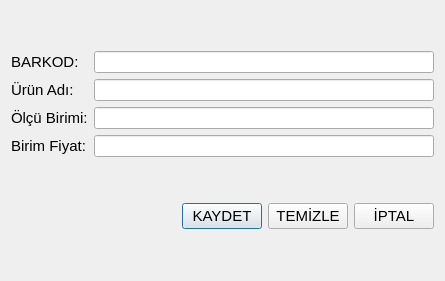
<?xml version="1.0" encoding="UTF-8"?>
<ui version="4.0">
 <class>MUUrunBilgileriFormu</class>
 <widget class="QDialog" name="MUUrunBilgileriFormu">
  <property name="geometry">
   <rect>
    <x>0</x>
    <y>0</y>
    <width>445</width>
    <height>281</height>
   </rect>
  </property>
  <property name="windowTitle">
   <string>Ürün Bilgileri</string>
  </property>
  <layout class="QVBoxLayout" name="verticalLayout">
   <item>
    <layout class="QGridLayout" name="gridLayout" rowstretch="1,1,1,1">
     <item row="1" column="1">
      <widget class="QLineEdit" name="lineEdit_3"/>
     </item>
     <item row="2" column="0">
      <widget class="QLabel" name="lblOlcubirimi">
       <property name="font">
        <font>
         <pointsize>11</pointsize>
        </font>
       </property>
       <property name="text">
        <string>Ölçü Birimi:</string>
       </property>
      </widget>
     </item>
     <item row="1" column="0">
      <widget class="QLabel" name="lblUrunadi">
       <property name="font">
        <font>
         <pointsize>11</pointsize>
        </font>
       </property>
       <property name="text">
        <string>Ürün Adı:</string>
       </property>
      </widget>
     </item>
     <item row="2" column="1">
      <widget class="QLineEdit" name="lineEdit_5"/>
     </item>
     <item row="3" column="0">
      <widget class="QLabel" name="lblBirimFiyat">
       <property name="font">
        <font>
         <pointsize>11</pointsize>
        </font>
       </property>
       <property name="text">
        <string>Birim Fiyat:</string>
       </property>
      </widget>
     </item>
     <item row="0" column="0">
      <widget class="QLabel" name="lblBarkod">
       <property name="font">
        <font>
         <pointsize>11</pointsize>
        </font>
       </property>
       <property name="text">
        <string>BARKOD:</string>
       </property>
      </widget>
     </item>
     <item row="3" column="1">
      <widget class="QLineEdit" name="lineEdit_4"/>
     </item>
     <item row="0" column="1">
      <widget class="QLineEdit" name="lineEdit_2"/>
     </item>
    </layout>
   </item>
   <item>
    <layout class="QHBoxLayout" name="horizontalLayout">
     <item>
      <spacer name="horizontalSpacer">
       <property name="orientation">
        <enum>Qt::Horizontal</enum>
       </property>
       <property name="sizeHint" stdset="0">
        <size>
         <width>40</width>
         <height>20</height>
        </size>
       </property>
      </spacer>
     </item>
     <item>
      <widget class="QPushButton" name="pushButton">
       <property name="font">
        <font>
         <pointsize>11</pointsize>
        </font>
       </property>
       <property name="text">
        <string>KAYDET</string>
       </property>
       <property name="icon">
        <iconset>
         <normaloff>C:/Users/emrec/Desktop/iconpool/Save.png</normaloff>C:/Users/emrec/Desktop/iconpool/Save.png</iconset>
       </property>
       <property name="default">
        <bool>true</bool>
       </property>
      </widget>
     </item>
     <item>
      <widget class="QPushButton" name="pushButton_3">
       <property name="font">
        <font>
         <pointsize>11</pointsize>
        </font>
       </property>
       <property name="text">
        <string>TEMİZLE</string>
       </property>
       <property name="icon">
        <iconset>
         <normaloff>C:/Users/emrec/Desktop/iconpool/Clear.png</normaloff>C:/Users/emrec/Desktop/iconpool/Clear.png</iconset>
       </property>
       <property name="default">
        <bool>false</bool>
       </property>
      </widget>
     </item>
     <item>
      <widget class="QPushButton" name="pushButton_2">
       <property name="font">
        <font>
         <pointsize>11</pointsize>
        </font>
       </property>
       <property name="text">
        <string>İPTAL</string>
       </property>
       <property name="icon">
        <iconset>
         <normaloff>C:/Users/emrec/Desktop/iconpool/cross.png</normaloff>C:/Users/emrec/Desktop/iconpool/cross.png</iconset>
       </property>
       <property name="default">
        <bool>false</bool>
       </property>
       <property name="flat">
        <bool>false</bool>
       </property>
      </widget>
     </item>
    </layout>
   </item>
  </layout>
 </widget>
 <resources/>
 <connections>
  <connection>
   <sender>pushButton</sender>
   <signal>clicked()</signal>
   <receiver>MUUrunBilgileriFormu</receiver>
   <slot>accept()</slot>
   <hints>
    <hint type="sourcelabel">
     <x>176</x>
     <y>250</y>
    </hint>
    <hint type="destinationlabel">
     <x>20</x>
     <y>255</y>
    </hint>
   </hints>
  </connection>
  <connection>
   <sender>pushButton_2</sender>
   <signal>clicked()</signal>
   <receiver>MUUrunBilgileriFormu</receiver>
   <slot>reject()</slot>
   <hints>
    <hint type="sourcelabel">
     <x>350</x>
     <y>251</y>
    </hint>
    <hint type="destinationlabel">
     <x>56</x>
     <y>262</y>
    </hint>
   </hints>
  </connection>
  <connection>
   <sender>pushButton_3</sender>
   <signal>clicked()</signal>
   <receiver>lineEdit_2</receiver>
   <slot>clear()</slot>
   <hints>
    <hint type="sourcelabel">
     <x>301</x>
     <y>251</y>
    </hint>
    <hint type="destinationlabel">
     <x>244</x>
     <y>44</y>
    </hint>
   </hints>
  </connection>
  <connection>
   <sender>pushButton_3</sender>
   <signal>clicked()</signal>
   <receiver>lineEdit_3</receiver>
   <slot>clear()</slot>
   <hints>
    <hint type="sourcelabel">
     <x>287</x>
     <y>248</y>
    </hint>
    <hint type="destinationlabel">
     <x>317</x>
     <y>90</y>
    </hint>
   </hints>
  </connection>
  <connection>
   <sender>pushButton_3</sender>
   <signal>clicked()</signal>
   <receiver>lineEdit_5</receiver>
   <slot>clear()</slot>
   <hints>
    <hint type="sourcelabel">
     <x>285</x>
     <y>238</y>
    </hint>
    <hint type="destinationlabel">
     <x>285</x>
     <y>148</y>
    </hint>
   </hints>
  </connection>
  <connection>
   <sender>pushButton_3</sender>
   <signal>clicked()</signal>
   <receiver>lineEdit_4</receiver>
   <slot>clear()</slot>
   <hints>
    <hint type="sourcelabel">
     <x>298</x>
     <y>246</y>
    </hint>
    <hint type="destinationlabel">
     <x>385</x>
     <y>192</y>
    </hint>
   </hints>
  </connection>
 </connections>
</ui>
